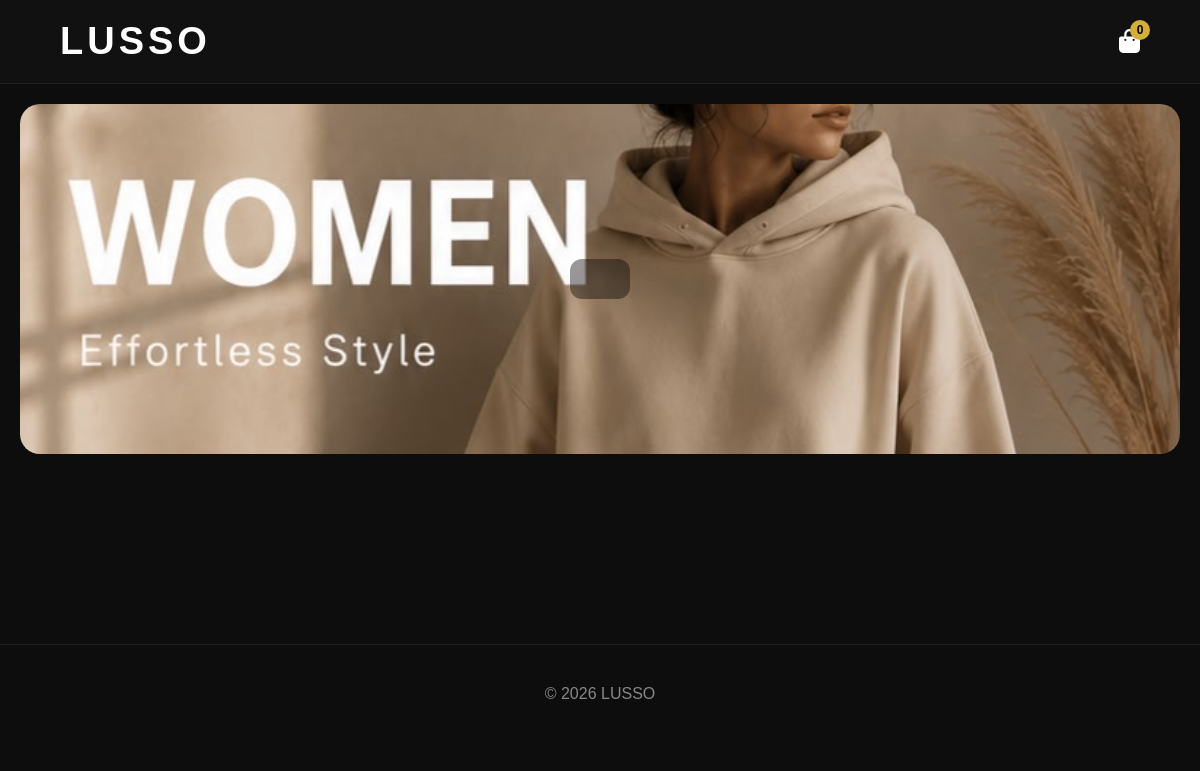
Before: /women/ with the older database file.
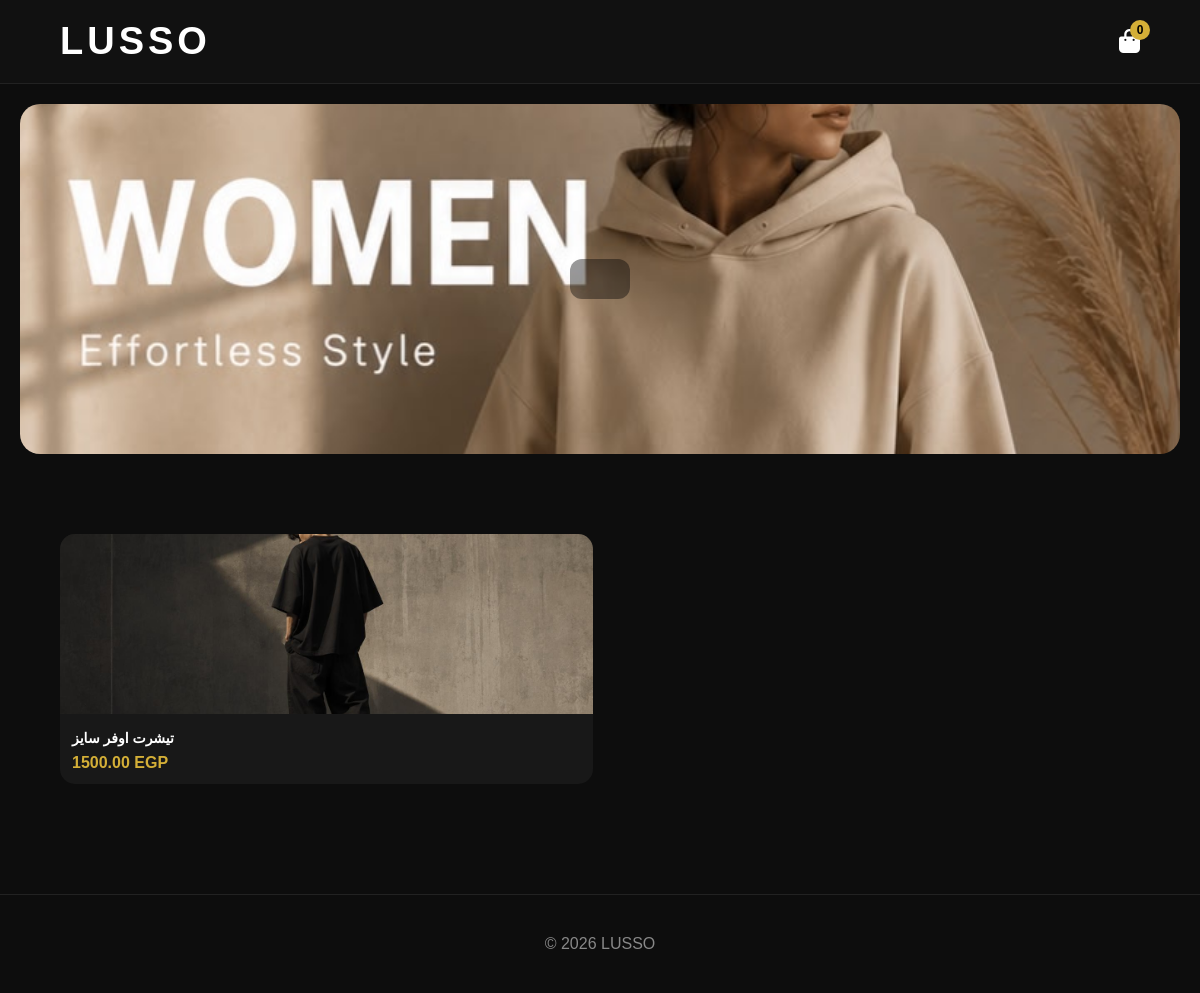
After: the same page with the newer database file.
### products/models.py (models this page shows)
class Product(models.Model):
    name = models.CharField(max_length=200)
    price = models.DecimalField(
        max_digits=10,
        decimal_places=2
    )
    description = models.TextField()
    image = models.ImageField(
        upload_to='products/'
    )
    black_image = models.ImageField(upload_to='products/', blank=True, null=True)
    white_image = models.ImageField(upload_to='products/', blank=True, null=True)
    grey_image = models.ImageField(upload_to='products/', blank=True, null=True)
    brown_image = models.ImageField(upload_to='products/', blank=True, null=True)
    beige_image = models.ImageField(upload_to='products/', blank=True, null=True)
    olive_image = models.ImageField(upload_to='products/', blank=True, null=True)
    black_stock = models.IntegerField(default=0)
    white_stock = models.IntegerField(default=0)
    grey_stock = models.IntegerField(default=0)
    brown_stock = models.IntegerField(default=0)
    beige_stock = models.IntegerField(default=0)
    olive_stock = models.IntegerField(default=0)
    CATEGORY_CHOICES = [
        ('men', 'Men'),
        ('women', 'Women'),
        ('shoes', 'Shoes'),
    ]
    category = models.CharField(
        max_length=20,
        choices=CATEGORY_CHOICES,
        default='men'
    )
    stock = models.IntegerField(default=1)
    created_at = models.DateTimeField(
    default=timezone.now
)

### products/views.py (the view)
# urls.py: path('women/', views.women, name='women'),
def women(request):
    products = Product.objects.filter(category='women')
    return render(
        request,
        'products/women.html',
        {
            'products': products
        }
    )

### templates/products/women.html (shortened to what this page needs)
{% load static %}
<!DOCTYPE html>
<html lang="en">
<head>
<link rel="stylesheet" href="https://cdnjs.cloudflare.com/ajax/libs/font-awesome/6.5.1/css/all.min.css">
</head>
<body>
<nav class="navbar">
<a href="{% url 'home' %}" class="logo">
LUSSO
</a>
<a href="{% url 'cart' %}" class="cart-btn">
<i class="fa-solid fa-bag-shopping"></i>
<span class="cart-count">
{{ request.session.cart|length }}
</span>
</a>
</nav>
<div class="hero-banner">
    <div class="hero-content">
    </div>
</div>
<section class="products">
<div class="products-grid">
{% for product in products %}
<a href="{% url 'product_detail' product.id %}" class="product-link">
<div class="product-card">
<img src="{{ product.image.url }}" alt="{{ product.name }}">
<div class="product-info">
<h3>{{ product.name }}</h3>
<div class="price">
{{ product.price }} EGP
</div>
</div>
</div>
</a>
{% endfor %}
</div>
</section>
<div class="footer">
© 2026 LUSSO
</div>
</body>
</html>

Changed rows visible on the page:
added Product: image (picture), name "تيشرت اوفر سايز", price "1500.00"
